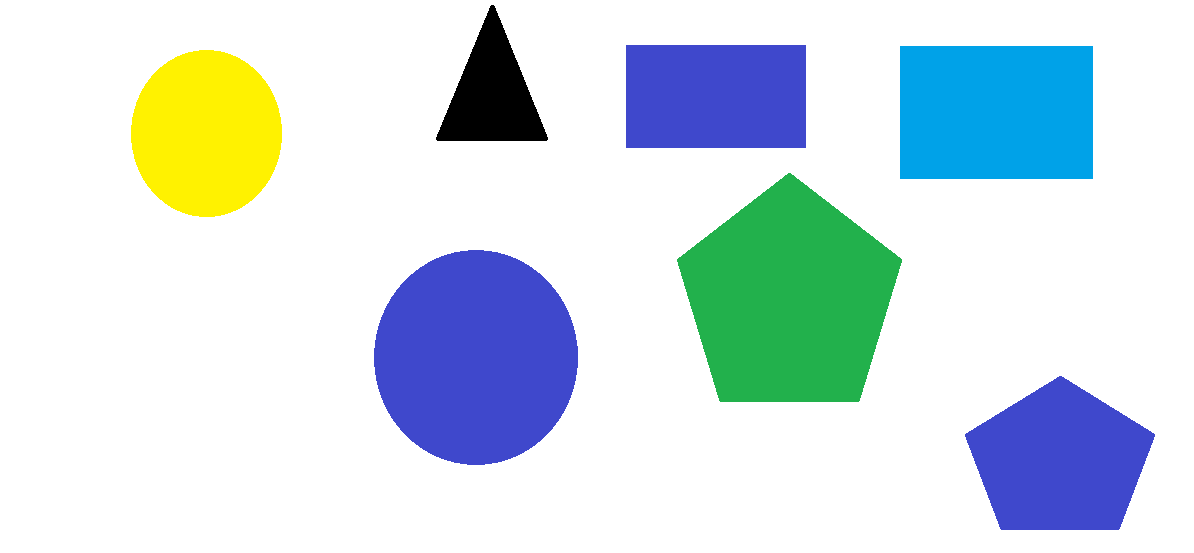
#> input picture task11/task11.jpg, 1194 x 553 px
$ python task11.py
#> lines starting #> are read from the running program, lines starting #| are printed output that depends on the picture; after the words box and inside, x2 and y2 are one past the last pixel; in counts of white or black regions, pixels touching at a corner belong together
import cv2
import numpy as np

image = cv2.imread("task11.jpg")
#> image is the input picture: shape (553, 1194, 3); mean B, G, R 228, 223.3, 208.6

hsv_image = cv2.cvtColor(image, cv2.COLOR_BGR2HSV)
#> hsv_image: shape (553, 1194, 3); mean H, S, V 21.6, 48.3, 241.1

cv2.imshow("image", image)

cv2.waitKey(0)

hsv_min = np.array((100, 50, 50), np.uint8)
hsv_max = np.array((130, 255, 255), np.uint8)

blue_mask = cv2.inRange(hsv_image, hsv_min, hsv_max)
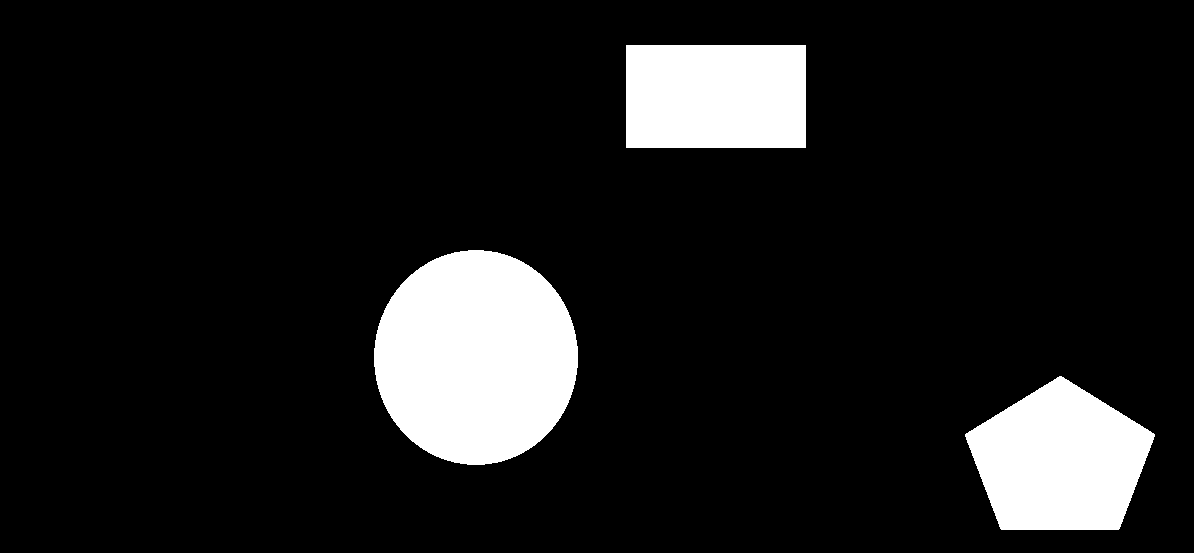
#> blue_mask: shape (553, 1194); 11.1% white; 3 white regions

cv2.imshow("Blue Mask", blue_mask)

cv2.waitKey(0)

contours, hierarchy = cv2.findContours(blue_mask.copy(), cv2.RETR_TREE, cv2.CHAIN_APPROX_SIMPLE)
#> contours = 3 contours; box (x1, y1, x2, y2) and area: (374, 250, 578, 465) 34119, (965, 376, 1155, 530) 20171, (626, 45, 806, 148) 18258

sorted_contours = sorted(contours, key=cv2.contourArea, reverse=True)
#> sorted_contours has the same summary as contours

for contour in sorted_contours:

    area = cv2.contourArea(contour)

    x, y, w, h = cv2.boundingRect(contour)

    center_x = int(x + w/2)
    center_y = int(y + h/2)

    cv2.circle(image, (center_x, center_y), 2, (0, 0, 255), -1)

    cv2.drawContours(image, [contour], -1, (255, 0, 0), 2)

    cv2.rectangle(image, (x, y), (x + w, y + h), (0, 255, 0), 2)
#> this loop made 3 passes
#> (area, x, y, w, h, center_x, center_y) on passes 1 to 2: (34119, 374, 250, 204, 215, 476, 357), (20171, 965, 376, 190, 154, 1060, 453)
#> (contour, area, x, y, w, h, center_x, center_y) on pass 3: ([[626, 45], [626, 147], [805, 147], [805, 45]], 18258, 626, 45, 180, 103, 716, 96)
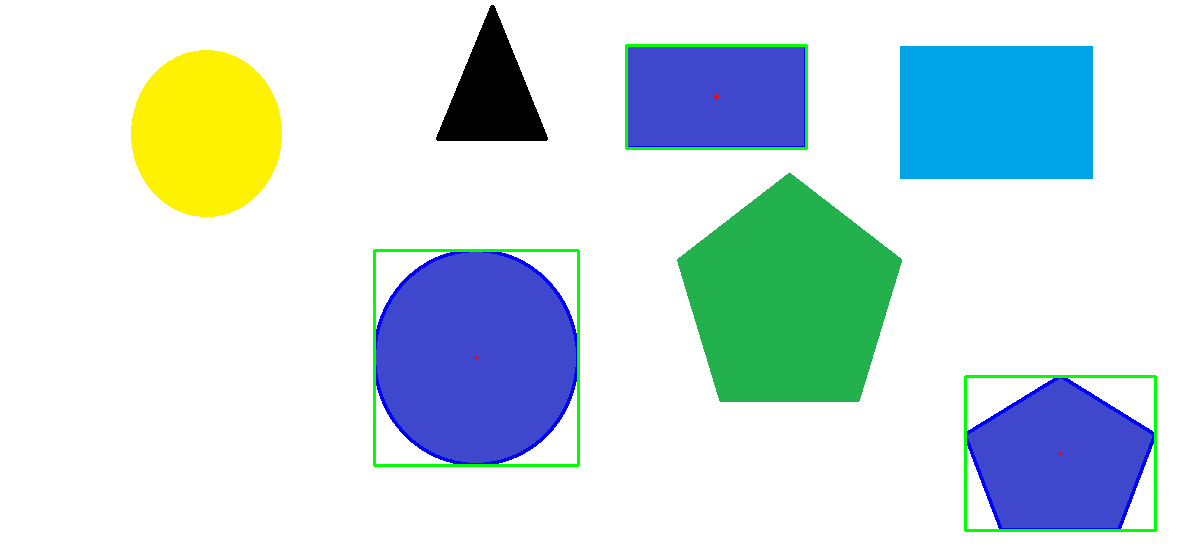
#> image: shape (553, 1194, 3); 1.53% of pixels changed, all inside (x1, y1, x2, y2) = (373, 44, 1157, 532)

cv2.imshow("image", image)

cv2.waitKey(0)

cv2.destroyAllWindows()
